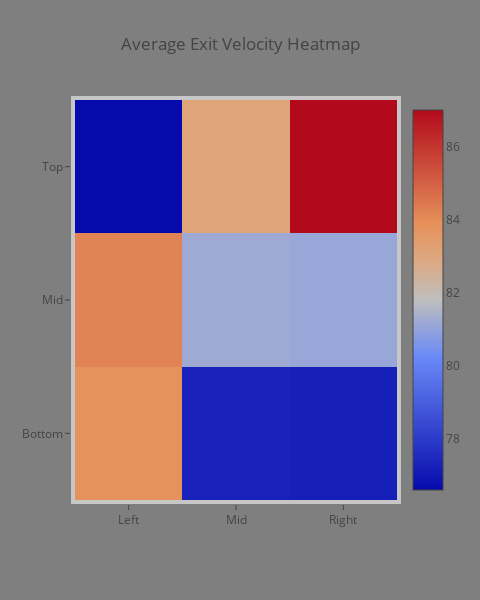
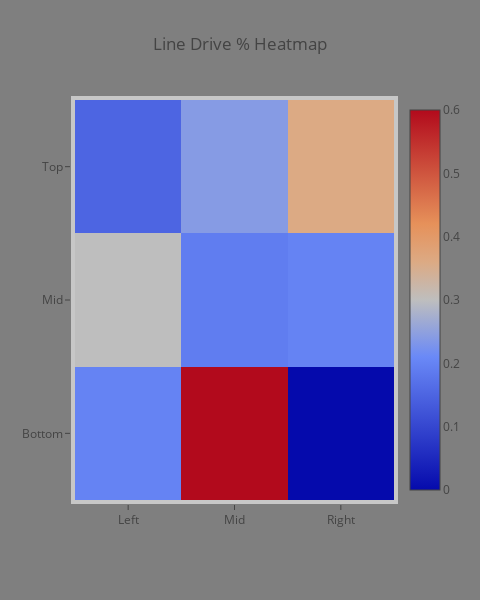
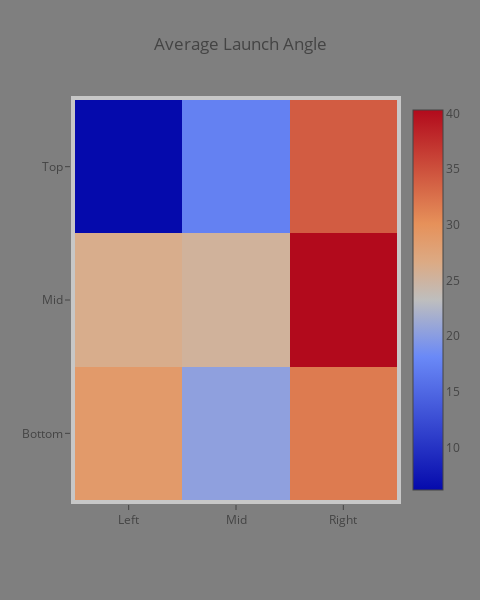
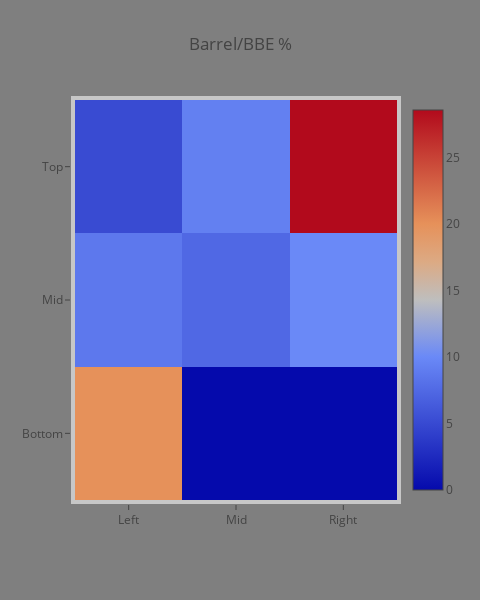

The notebook cell these images were saved under, in order:
### Code cell
hstats  = HitterSummary(hx2, 'Aiden Ferry', 44,55, 60, 90)

hstats

### Figure 1 — Plotly figure (JSON) as saved in the notebook; plotly's stock layout.template omitted (floating-point values rounded to 4 significant figures)
{"data": [{"type": "heatmap", "uid": "35ee2723-9714-4bc5-8eb9-903510ac1c27", "x": ["Left", "Mid", "Right"], "y": ["Bottom", "Mid", "Top"], "z": [[83.8, 77.3, 77.2], [84.2, 81.2, 81.1], [76.6, 83.1, 87]]}], "layout": {"autosize": false, "height": 600, "margin": {"b": 100, "l": 75, "pad": 4, "r": 50, "t": 100}, "paper_bgcolor": "#7f7f7f", "plot_bgcolor": "#c7c7c7", "title": {"text": "Average Exit Velocity Heatmap"}, "width": 480}}

### Figure 2 — Plotly figure (JSON) as saved in the notebook; plotly's stock layout.template omitted (floating-point values rounded to 4 significant figures)
{"data": [{"type": "heatmap", "uid": "13e771d7-32ba-454e-b4d8-e3a28ba18c58", "x": ["Left", "Mid", "Right"], "y": ["Bottom", "Mid", "Top"], "z": [[0.2, 0.6, 0], [0.3, 0.19, 0.2], [0.15, 0.24, 0.36]]}], "layout": {"autosize": false, "height": 600, "margin": {"b": 100, "l": 75, "pad": 4, "r": 50, "t": 100}, "paper_bgcolor": "#7f7f7f", "plot_bgcolor": "#c7c7c7", "title": {"text": "Line Drive % Heatmap"}, "width": 480}}

### Figure 3 — Plotly figure (JSON) as saved in the notebook; plotly's stock layout.template omitted (floating-point values rounded to 4 significant figures)
{"data": [{"type": "heatmap", "uid": "8b7eb1e2-8710-462d-8c5b-90d0e59f15d8", "x": ["Left", "Mid", "Right"], "y": ["Bottom", "Mid", "Top"], "z": [[28.8, 20.4, 31.75], [26.22, 25.3, 40.3], [6.21, 17.39, 34.07]]}], "layout": {"autosize": false, "height": 600, "margin": {"b": 100, "l": 75, "pad": 4, "r": 50, "t": 100}, "paper_bgcolor": "#7f7f7f", "plot_bgcolor": "#c7c7c7", "title": {"text": "Average Launch Angle"}, "width": 480}}

### Figure 4 — Plotly figure (JSON) as saved in the notebook; plotly's stock layout.template omitted (floating-point values rounded to 4 significant figures)
{"data": [{"type": "heatmap", "uid": "b4baf891-ebfd-40fb-82c4-52866109916d", "x": ["Left", "Mid", "Right"], "y": ["Bottom", "Mid", "Top"], "z": [[20, 0, 0], [8.7, 7.41, 10], [5.13, 9.26, 28.57]]}], "layout": {"autosize": false, "height": 600, "margin": {"b": 100, "l": 75, "pad": 4, "r": 50, "t": 100}, "paper_bgcolor": "#7f7f7f", "plot_bgcolor": "#c7c7c7", "title": {"text": "Barrel/BBE %"}, "width": 480}}
